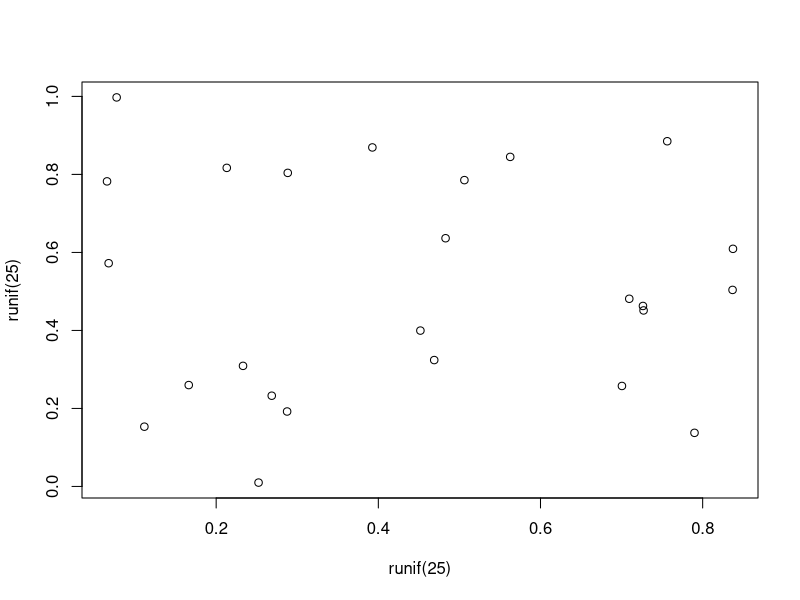

Source code (R):
## ---- chunk 1
#| label: tbl-accessibility_n_opportunities
#| tbl-cap: Caption centered above table
#| echo: true
accessibility_n_opportunities <- data.frame(
  "Point of Interest/Mode" = c("Healthcare Facilities",
                               "Basic Education",
                               "Green Spaces",
                               "Recreation",
                               "Groceries",
                               "Jobs"
                               ),
  "Driving or Public Transport" = c("30","30","5-10","5-10","15","30-45"),
  "Walking or Cycling" = c("15","15","15-30","15-30","15","30-45"),
  
  check.names = FALSE
)
knitr::kable(accessibility_n_opportunities, caption = "Travel time threshold (minutes) to compute cumulative number of opportunities", align = c("l", "c", "c", "c", "c", "c"))
## ---- chunk 2
#| label: fig-meaningless
#| fig-cap: A meaningless scatterplot
#| fig-width: 5
#| fig-height: 5
#| fig-align: center
#| out-width: 50%
#| echo: false
plot(runif(25), runif(25))
## ---- chunk 3
#| label: tbl-simple
#| tbl-cap: Caption centered above table
#| echo: true
knitr::kable(head(mtcars)[,1:4])
